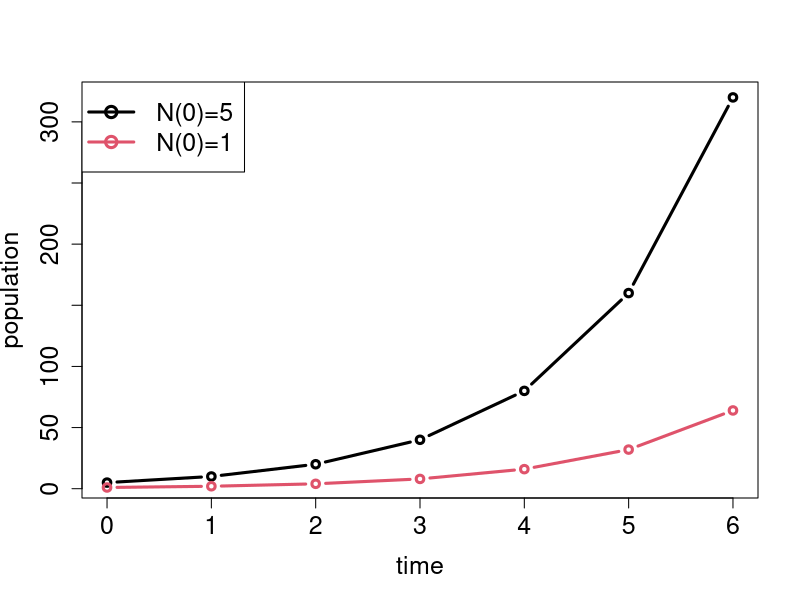
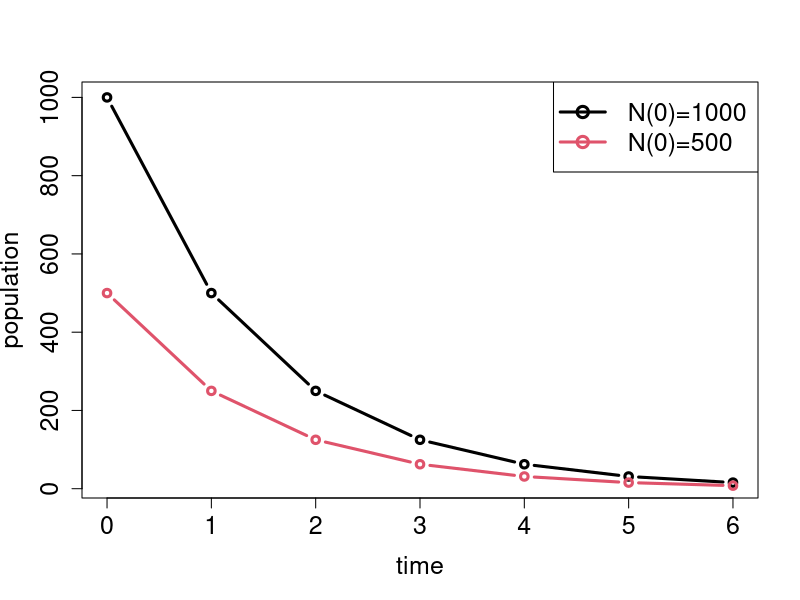
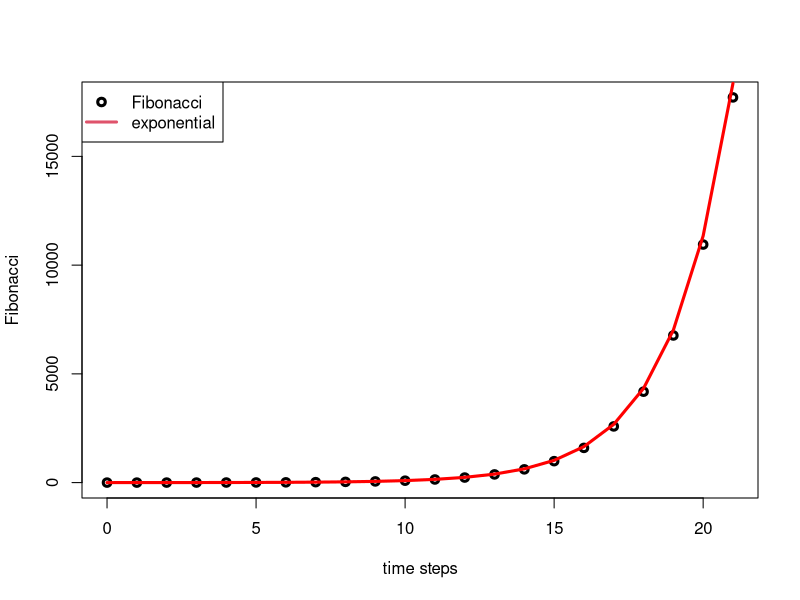

Write R code to recreate these figures, in order.
## ---- chunk 1
x <- 0:6
y0 <- 5
plot(x,y0*2^x,t='b',lwd=3, cex.axis=1.5,cex.lab=1.5, xlab='time', ylab='population')
y0<- 1
lines(x,y0*2^x ,t='b',lwd=3, col=2)
leg.txt <- c("N(0)=5","N(0)=1")
legend("topleft", leg.txt, cex=1.5, col=c(1,2), pch=1, lty=1, lwd=3)
y0 <- 1000
plot(x,y0*0.5^x,t='b',lwd=3, cex.axis=1.5,cex.lab=1.5, xlab='time', ylab='population')
y0<- 500
lines(x,y0*0.5^x,t='b',lwd=3,col=2)
leg.txt <- c("N(0)=1000","N(0)=500")
legend("topright", leg.txt, cex=1.5, col=c(1,2), pch=1, lty=1, lwd=3)
## ---- chunk 2
for (i in 1:10) {
  print("Hello!")
}
## ---- chunk 3
for (i in 1:10) {
  print(paste("Iteration number", i))
}
## ---- chunk 4
# add up the integers from 1 to 10 and print out the total
total<-0
for (i in 1:10) {
  total<-total+i
}
print(total)
## ---- chunk 5
max <- 10 
total_vec <- rep(0, max+1) # pre-allocate the vector
## ---- chunk 6
for (i in 1:max) { # iterate for i from 1 to max
  total_vec[i+1] <- total_vec[i] + i # assign to the next value of total_vec the sum of i and the current value of total_vec
}
## ---- chunk 7
print(length(total_vec)) # print the number of elements of total_vec
print(total_vec)
## ---- chunk 8
num_steps <- 20 # number of steps
fib <- rep(1, num_steps + 2) # pre-allocate vector with correct number of elements with all 1s
for (i in 1:num_steps) {
  fib[i+2] <- fib[i+1] + fib[i] # add elements i and i+1 and assign it to element i+2
}
time <- 0:(num_steps+1) # define a "time" vector as the independent variable
plot (time, fib, lwd = 3, xlab = 'time steps', ylab = "Fibonacci")
# an exponential function wiht the Golden ratio base
phi <- (1+sqrt(5))/2 # golden ratio
sol <- 0.75*phi^time # calculate the exponential function vector (no loop required)
lines(time, sol, col='red', lwd = 3) # overlay the exponential function plot
legend("topleft", # legend placement
       c("Fibonacci", "exponential"), # vector containing labels for the legend
       col=1:2, # vector containing color codes (1 is black, 2 is red)
       lty=c(0,1), # vector specifying line types (0 is none, 1 is regular line)
       pch=c(1,NA), # vector specifying types of point markers (1 is cicle, NA is none)
       lwd=3) 
## ---- chunk 9
# YOUR CODE HERE
## ---- chunk 10
# YOUR CODE HERE
## ---- chunk 11
# YOUR CODE HERE

## ---- chunk 12
# YOUR CODE HERE
## ---- chunk 13
# YOUR CODE HERE

